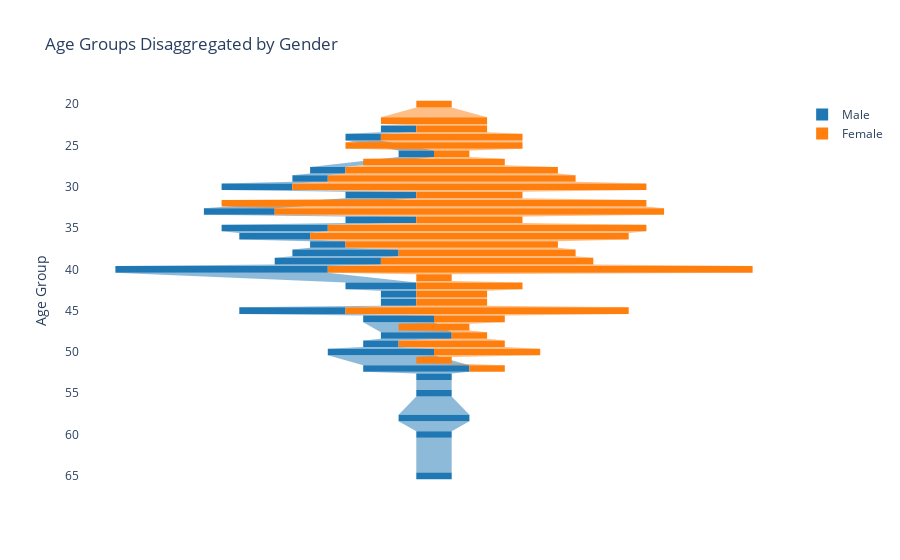

Notebook source saved alongside this figure:
### Code cell
import plotly.graph_objs as go

# Group the data by 'Age' and 'Gender' and count the number of occurrences
age_gender_counts = df.groupby(['Age', 'Gender']).size().reset_index(name='Count')

# Define colors for each gender
gender_colors = {1: '#1f77b4', 2: '#ff7f0e'}  # Blue for Male, Orange for Female

# Create a trace for each gender
traces = []
for gender, color in gender_colors.items():
    gender_data = age_gender_counts[age_gender_counts['Gender'] == gender]
    trace = go.Funnel(
        y=gender_data['Age'],
        x=gender_data['Count'],
        name='Male' if gender == 1 else 'Female',
        marker={'color': color}
    )
    traces.append(trace)

# Define layout for the funnel chart
layout = go.Layout(
    title='Age Groups Disaggregated by Gender',
    funnelmode="stack",
    hovermode='closest',
    plot_bgcolor='rgba(0,0,0,0)',
    paper_bgcolor='rgba(0,0,0,0)',
    xaxis=dict(title='Count'),
    yaxis=dict(title='Age Group')
)

# Create the figure and plot the funnel chart
fig = go.Figure(data=traces, layout=layout)
fig.show()

### Figure 1 — Plotly figure (JSON) as saved in the notebook; plotly's stock layout.template omitted (floating-point values rounded to 4 significant figures)
{"data": [{"marker": {"color": "#1f77b4"}, "name": "Male", "type": "funnel", "x": [1, 1, 1, 1, 1, 2, 2, 2, 2, 3, 2, 1, 3, 3, 6, 2, 1, 1, 3, 2, 2, 1, 3, 3, 1, 1, 2, 1, 1], "y": [23, 24, 26, 28, 29, 30, 31, 33, 34, 35, 36, 37, 38, 39, 40, 42, 43, 44, 45, 46, 48, 49, 50, 52, 53, 55, 58, 60, 65]}, {"marker": {"color": "#ff7f0e"}, "name": "Female", "type": "funnel", "x": [1, 3, 2, 4, 5, 1, 4, 6, 7, 10, 3, 12, 11, 3, 9, 9, 6, 5, 6, 12, 1, 3, 2, 2, 8, 2, 2, 1, 3, 3, 1, 1], "y": [20, 22, 23, 24, 25, 26, 27, 28, 29, 30, 31, 32, 33, 34, 35, 36, 37, 38, 39, 40, 41, 42, 43, 44, 45, 46, 47, 48, 49, 50, 51, 52]}], "layout": {"autosize": true, "funnelmode": "stack", "hovermode": "closest", "paper_bgcolor": "rgba(0, 0, 0, 0)", "plot_bgcolor": "rgba(0, 0, 0, 0)", "title": {"text": "Age Groups Disaggregated by Gender"}, "xaxis": {"autorange": true, "range": [-10, 10], "title": {"text": "Count"}, "type": "linear"}, "yaxis": {"autorange": true, "range": [65.5, 19.5], "title": {"text": "Age Group"}, "type": "linear"}}}
